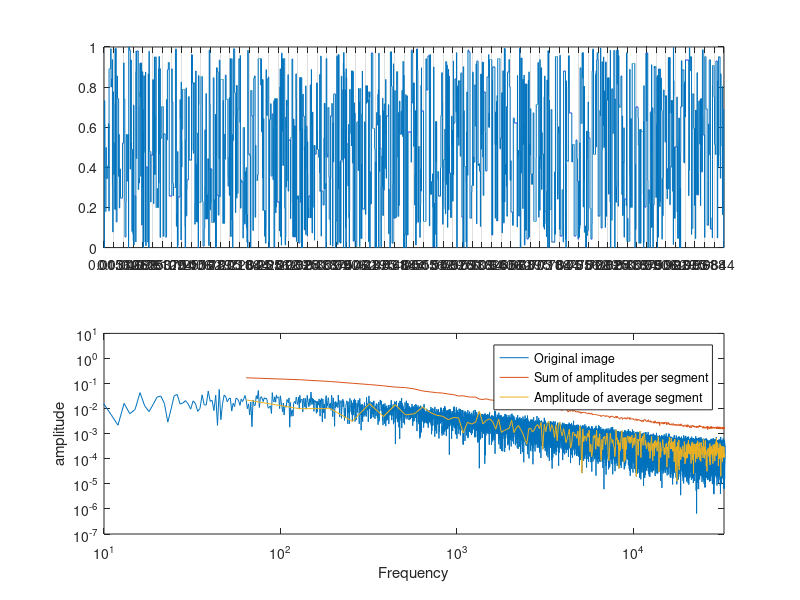

MATLAB code for this plot:
% Dead Leaves

n = 2^16;      % number of points in signal (large, since we will chop it up into small bits)
x = (1:n)/n;   % locations in, say, degrees visual angle
k = 64;        % number pf segments to split image into

nleaves = 5000;


im0 = zeros(n,1);
for ii = 1:nleaves
    x0 = rand();
    sz = randn*.001;
    inds = abs(x-x0)<sz;
    im0(inds) = rand;
end

% compute spectrum
f0 = 0:n-1;
F0 = fft(im0)/n*2;

% chop into segments and recompute
im1 = reshape(im0, n/k, k);
f1 = (0:n/k-1)*k;
F1 = fft(im1)/n*2;



figure(1), clf

subplot(211)
plot(x, im0)
set(gca, 'XTick', linspace(0,1,k+1), 'XGrid', 'on')
subplot(212)
plot(f0, abs(F0), f1, sum(abs(F1),2), f1, abs(sum(F1,2))); 
xlim([10 n/2]);
set(gca, 'XScale', 'log', 'YScale', 'log')
xlabel('Frequency')
ylabel('amplitude')
legend('Original image', 'Sum of amplitudes per segment', ...
    'Amplitude of average segment')
